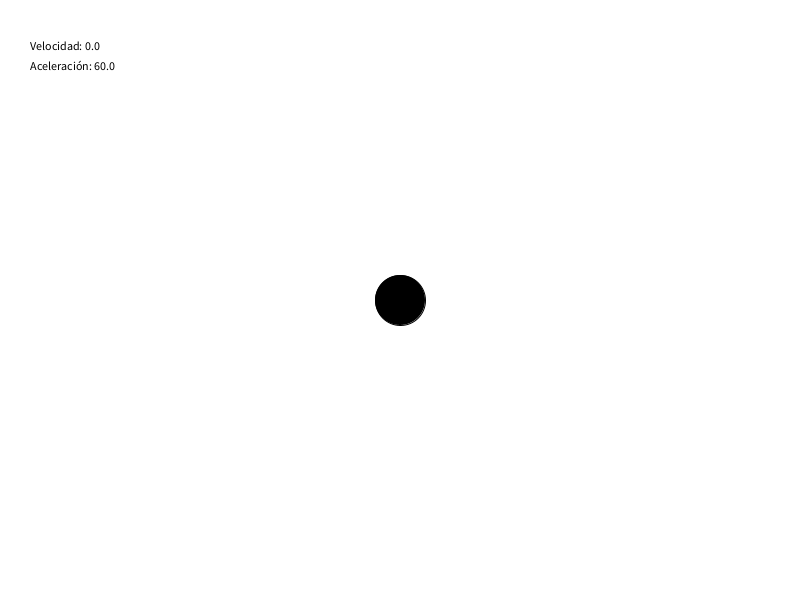
Frame 1 (no input)
Frame 60 (the mouse pressed at the canvas centre just before this capture): identical to frame 1, image omitted
Frame 120 (the mouse held since frame 60 and released just before this capture): identical to frame 1, image omitted

The Processing sketch that drew this single still picture (run headless with seeded random() and noise(); from frame 60 on, the mouse is pressed at the canvas centre):

// Processing sketch: con_suma_vectores
// ── con_suma_vectores.pde
PVector position; // Posición del personaje
PVector direction; // Dirección del movimiento
float velocity; // Velocidad del personaje
float acceleration = 60; // Aceleración al presionar una tecla
float deceleration = 10; // Desaceleración constante cuando no se presiona una tecla
float maxSpeed = 250; // Velocidad máxima

boolean movingRight = false; // Indicador de movimiento hacia la derecha
boolean movingLeft = false; // Indicador de movimiento hacia la izquierda
boolean movingUp = false; // Indicador de movimiento hacia arriba
boolean movingDown = false; // Indicador de movimiento hacia abajo

void setup() {
  size(800, 600);
  position = new PVector(width / 2, height / 2); // Posición inicial del pj en el centro de la pantalla
  direction = new PVector(0, 0); // Dirección inicial del pj
  velocity = 0; // Velocidad inicial del pj
}

void draw() {
  background(255);
  fill(0); // Color del pj
  ellipse(position.x, position.y, 50, 50); // Dibujar el pj
  
  float deltaTime = 1.0 / frameRate; // Calcular deltaTime
  
  // Verificar si se están presionando las teclas 'w', 'a', 's' o 'd'
  if (movingRight) {
    direction.add(1, 0); // Dirección hacia la derecha
  }
  if (movingLeft) {
    direction.add(-1, 0); // Dirección hacia la izquierda
  }
  if (movingUp) {
    direction.add(0, -1); // Dirección hacia arriba
  }
  if (movingDown) {
    direction.add(0, 1); // Dirección hacia abajo
  }
  
  // Normalizar la dirección para que el movimiento diagonal no sea mas rapido
  if (direction.mag() != 0) {
    direction.normalize();
  }
  
  /*if (movingRight || movingLeft || movingUp || movingDown) {
    velocity += acceleration;
  } else {
    velocity -= deceleration ;
  }*/
  
  // operador ternario: si lo que esta antes de ? es verdadero entonces acelera : sino desacelera
  velocity = movingRight || movingLeft || movingUp || movingDown ? velocity+acceleration : velocity -deceleration;

  // Limitar la velocidad máxima y mínima
  velocity = constrain(velocity, 0, maxSpeed);

  // Actualizar la posición del pj
  PVector velocityVector = direction.copy().mult(velocity * deltaTime);
  position.add(velocityVector);
  
  // Mantener al pj dentro de los límites de la pantalla
  position.x = constrain(position.x, 25, width - 25);
  position.y = constrain(position.y, 25, height - 25);

  text("Velocidad: " + velocity, 30, 50);
  text("Aceleración: " + acceleration, 30, 70);
}

void keyPressed() {
  if (key == 'd') {
    movingRight = true;
  }
  if (key == 'a') {
    movingLeft = true;
  }
  if (key == 'w') {
    movingUp = true;
  }
  if (key == 's') {
    movingDown = true;
  }
}

void keyReleased() {
  if (key == 'd') {
    movingRight = false;
  }
  if (key == 'a') {
    movingLeft = false;
  }
  if (key == 'w') {
    movingUp = false;
  }
  if (key == 's') {
    movingDown = false;
  }
}
